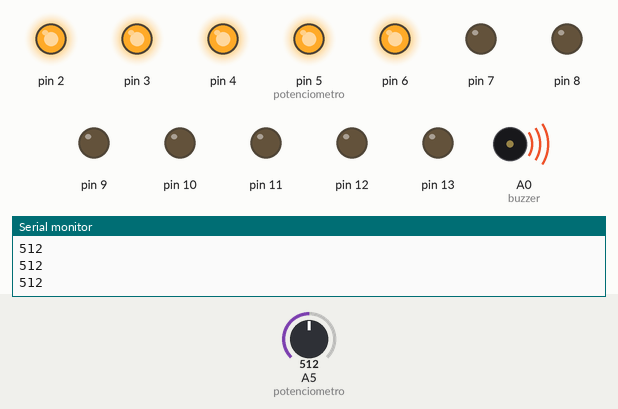
This sketch was run on a simulated Arduino Uno, built with avr-gcc and run on an emulated ATmega328P. Parts: output pins drawn as LEDs (lit = HIGH), buzzer (waves = sounding, pin HIGH), the last lines printed to the serial monitor. Inputs (shaded band) come from the test bench; at power-on: A5 (potenciometro) = 512.

Above: at 1.2 s.
1.3 s: A5 (potenciometro) set to 535
2.8 s: A5 (potenciometro) set to 556
At 3.2 s:
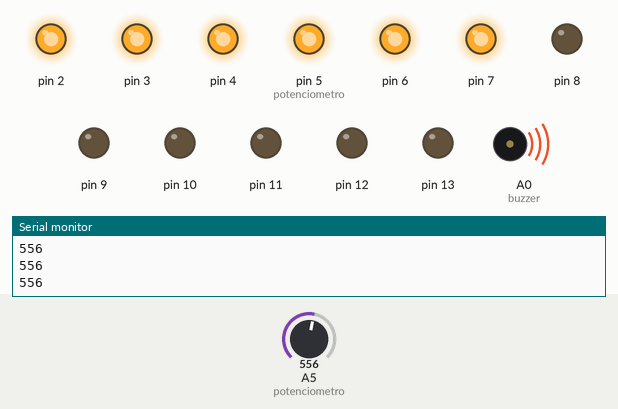
4.3 s: A5 (potenciometro) set to 511
At 5.5 s:
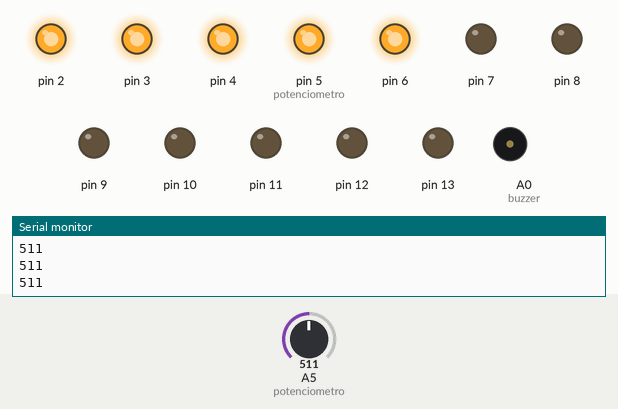
5.8 s: A5 (potenciometro) set to 483
7.3 s: A5 (potenciometro) set to 450
At 8.5 s:
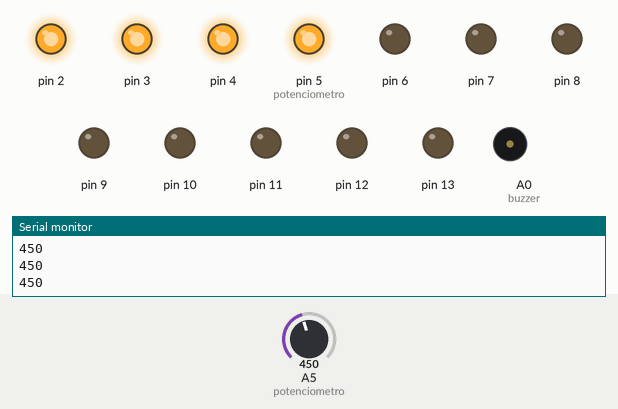
8.8 s: A5 (potenciometro) set to 405
10.3 s: A5 (potenciometro) set to 380
At 10.6 s:
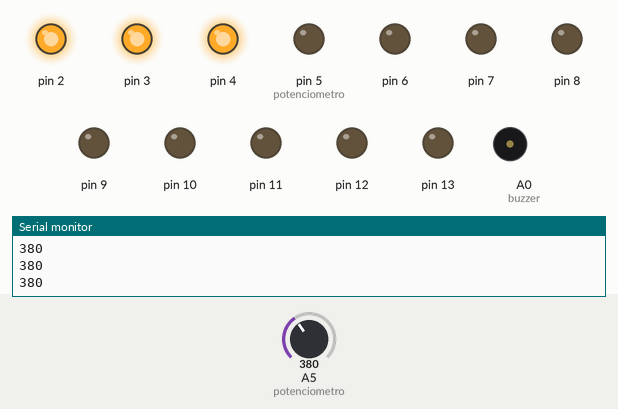
Timing chart, 0 to 12.8 s (numbered marks = the images above; inputs shaded):
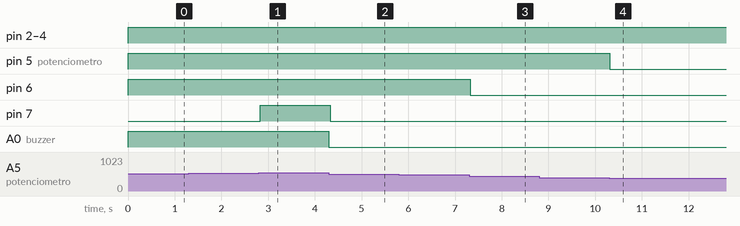

Measured:
- the behaviour switches between 545 and 546 on A5 (potenciometro) (found by bisection; images 0 and 1)
- the behaviour switches between 468 and 467 on A5 (potenciometro) (found by bisection; images 2 and 3)
- the behaviour switches between 390 and 389 on A5 (potenciometro) (found by bisection; images 3 and 4)
- after the input at 2.8 s, pin 7: LOW → HIGH at once
- after the input at 4.3 s, pin 7, A0 (buzzer): HIGH → LOW at once
- after the input at 7.3 s, pin 6: HIGH → LOW at once
- after the input at 10.3 s, pin 5 (potenciometro): HIGH → LOW at once

The sketch:

Volume.ino
```cpp
// (licence header left out)
int potenciometro = 5;
int buzzer = A0;
int tensao = 0;
int i;

void volume(int potenciometro, int buzzer){
  for (i = 2; i <= 13; i++){
    tensao = analogRead(potenciometro);
    analogWrite(buzzer, tensao / 4);
    Serial.println(tensao);
    if ((i <= (tensao/78)) or (i <= (tensao/85))){
    	digitalWrite(i, HIGH);
    }
    else {
    	digitalWrite(i, LOW);
    }
  }
}

// the setup routine runs once when you press reset:
void setup() {
  // initialize the digital pin as an output.
  Serial.begin(9600);
  pinMode(buzzer, OUTPUT);
  pinMode(2, OUTPUT);
  pinMode(3, OUTPUT);
  pinMode(4, OUTPUT);
  pinMode(5, OUTPUT);
  pinMode(6, OUTPUT);
  pinMode(7, OUTPUT);
  pinMode(8, OUTPUT);
  pinMode(9, OUTPUT);
  pinMode(10, OUTPUT);
  pinMode(11, OUTPUT);
  pinMode(12, OUTPUT);
  pinMode(13, OUTPUT);
}

// the loop routine runs over and over again forever:
void loop() {
	volume(potenciometro, buzzer);
}
```
